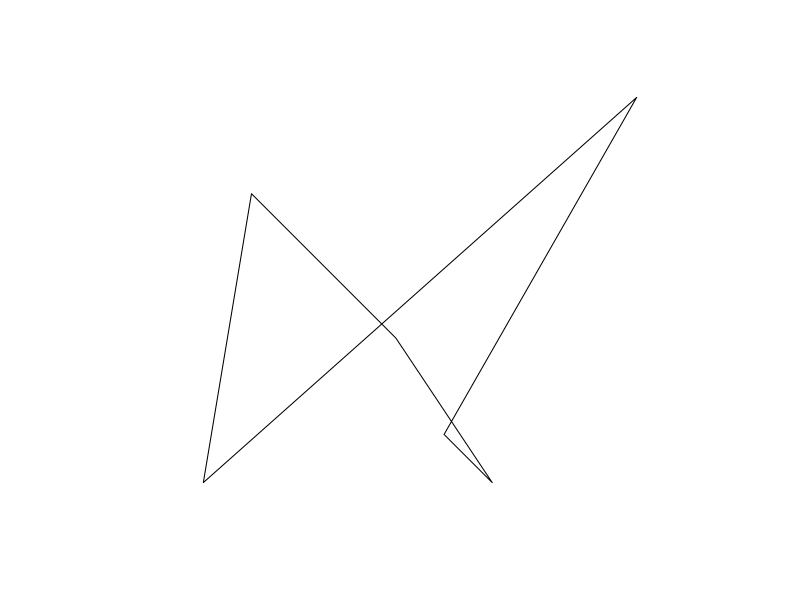
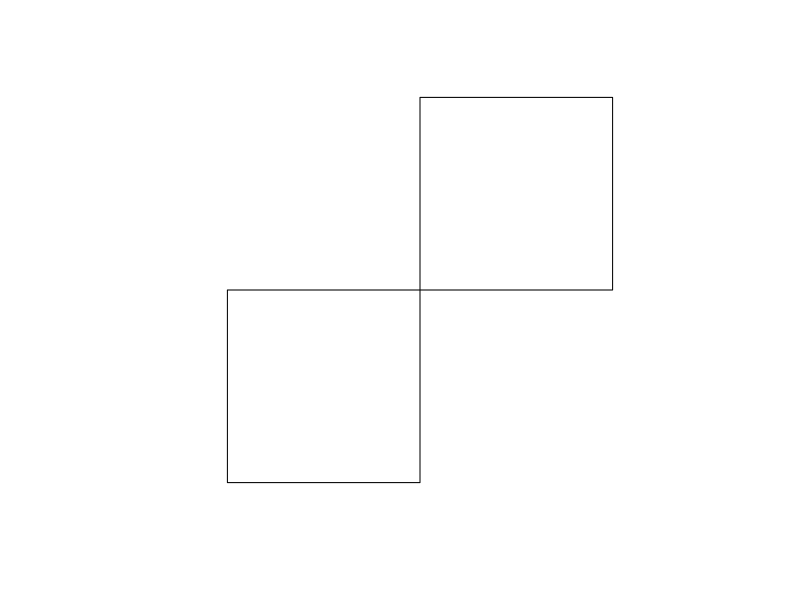
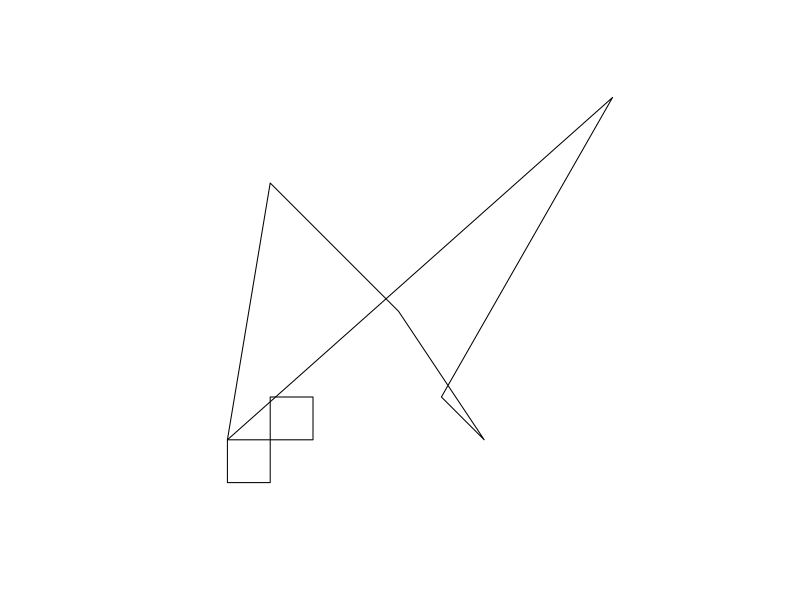
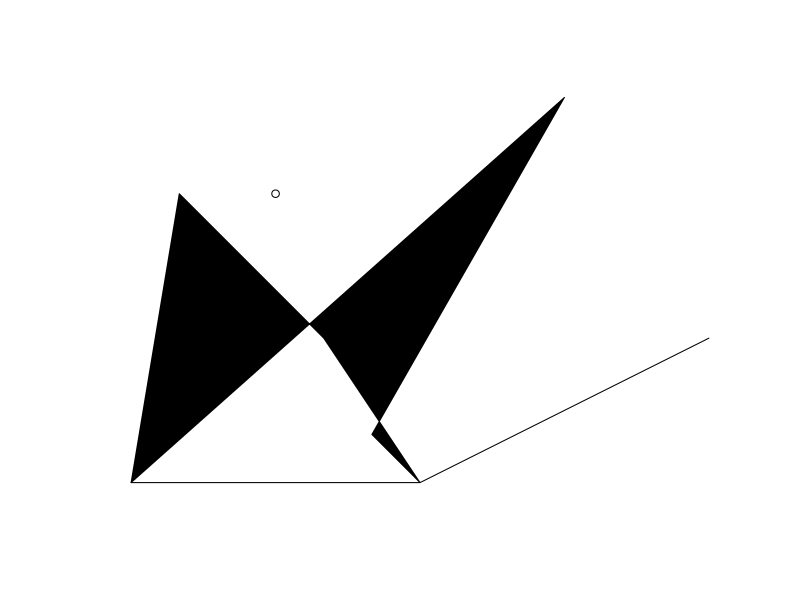

The R source for these figures, in order:
#instalar paquets
install.packages("sf")
install.packages("raster")
install.packages("spData")

#cargar paquets
library(sf)
library(raster)
library(spData)

#Exercici 1
sfg1<-st_point(c(3,7))
sfg2<-st_point(c(-4,9))
sfg3<-st_point(c(0,27,8))

#multilinia
x4<-c(12,6,0)
y4<-c(4,1,1)
#matriu
xy4<-cbind(x4,y4)
#creació multilínia
sfg4<-st_linestring(xy4)

#multilinia2
x5<-c(-4,7,21)
y5<-c(9,8,0)
#matriu
xy5<-cbind(x5,y5)
#creació multilínia
sfg5<-st_linestring(xy5)

#multilinia3
x6<-c(0,4,-3)
y6<-c(2,7,9)
#matriu
xy6<-cbind(x6,y6)
#creació multilínia
sfg6<-st_linestring(xy6)

#poligons
x7<-(c(1,4,6,5,9,0,1))
y7<-(c(7,4,1,2,9,1,7))

#creacio de la llista a partir duna matriu
xy7<-list(cbind(x7,y7))
#creació de poligon
sfg7<-st_polygon(xy7)

#poligon2
x8<-(c(0,0,2,2,1,1,0))
y8<-(c(0,1,1,2,2,0,0))

#creacio de la llista a partir duna matriu
xy8<-list(cbind(x8,y8))
#creació de poligon
sfg8<-st_polygon(xy8)

#realitzargraficpol
plot(sfg7)
plot(sfg8)
#ex 2 
#cració de multilinestting
ml1<-st_multilinestring(list(sfg4,sfg5,sfg6))
#cració de multipoligon
mpl1<-st_multipolygon(list(sfg7,sfg8))
plot(mpl1)
#geom coll
gc1<-st_geometrycollection(list(sfg1,sfg4,sfg7))
plot(gc1)

#ex3
m1<-st_point(c(-1.6967,37.6775))
m2<-st_point(c(-1 ,37.6775))
